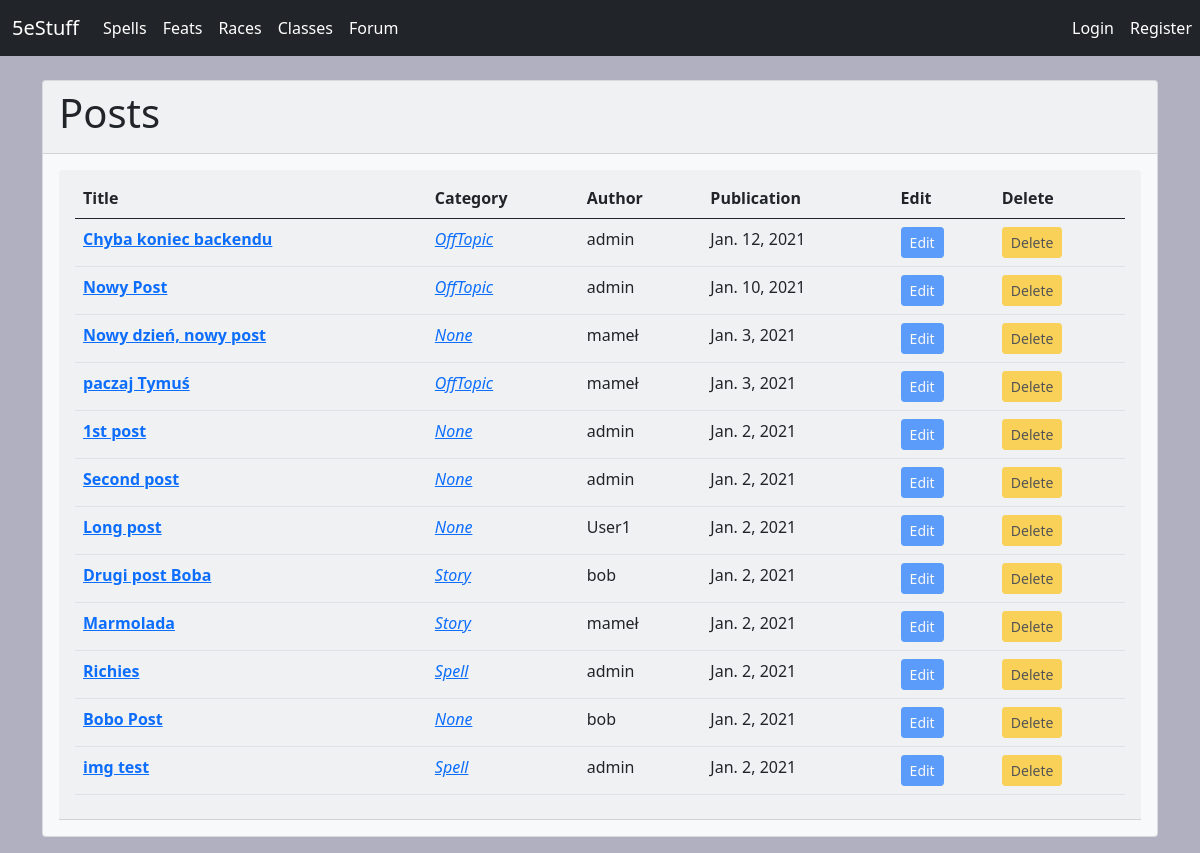
The app's page /forum/ with its own data.
### forum/models.py (models this page shows, shortened)
class Post(models.Model):
    title = models.CharField(max_length=100)
    header_image = models.ImageField(null=True, blank=True, upload_to="images/")
    author = models.ForeignKey(User, on_delete=models.CASCADE)
    body = RichTextField(blank=True, null=True)
    post_date = models.DateField(auto_now_add=True)
    category = models.CharField(max_length=100, default='None')
    likes = models.ManyToManyField(User, related_name='blog_post')

### forum/views.py (the view)
# urls.py: path('forum/', HomeView.as_view(), name="home"),
class HomeView(ListView):
    model = Post
    template_name = 'home.html'
    ordering = ['-post_date']

### forum/templates/home.html (shortened to what this page needs)
{% extends 'base.html'%}
{% block content %}
<div class="card bg-light mb-3">
  <div class="card-header"><h1>Posts</h1></div>
  <div class="card-body">
		<div class="card-header">
		<table class="table">
		  <thead class="thead-dark">
			<tr>
				<th scope="col">Title</th>
				<th scope="col">Category</th>
				<th scope="col">Author</th>
				<th scope="col">Publication</th>
				<th scope="col">Edit</th>
				<th scope="col">Delete</th>
			</tr>
		  </thead>
		  <tbody>
			  {% for post in object_list %}
				<tr>
					<th scope="row"><a href="{% url 'article-detail' post.pk %}"> {{ post.title }} </a> </th>
					<td><a href="{% url 'category' post.category %}"><i>{{ post.category }}</i></a></td>
					<td>{{ post.author }} </td>
					<td>{{ post.post_date }} </td>
					{% if user.is_authenticated and post.author.id == user.id %}
						<td>
						<a href="{% url 'update-post' post.pk %}" class="btn btn-primary btn-sm active" role="button" aria-pressed="true">
							Edit </a></td>
						<td> <a href="{% url 'delete-post' post.pk %}" class="btn btn-warning  btn-sm active" role="button" aria-pressed="true">
							Delete</a></td>
					{% else %}
						<td><a href="{% url 'update-post' post.pk %}" class="btn btn-primary  btn-sm disabled" role="button">
							Edit </a></td>
						<td> <a href="{% url 'delete-post' post.pk %}" class="btn btn-warning btn-sm disabled" role="button">
							Delete	</a></td>
					{% endif %}
				</tr>
			  {% endfor %}
		</tbody>
			</table>
		</div>
  </div>
</div>
{% endblock %}

### forum/templates/base.html (style rules this page uses)
body { background-color: #b0b0c0 }

### records on screen
Post: title "Chyba koniec backendu", category "OffTopic", author "admin", post_date "Jan. 12, 2021"
Post: title "Nowy Post", category "OffTopic", author "admin", post_date "Jan. 10, 2021"
Post: title "Nowy dzień, nowy post", category "None", author "mameł", post_date "Jan. 3, 2021"
Post: title "paczaj Tymuś", category "OffTopic", author "mameł", post_date "Jan. 3, 2021"
Post: title "1st post", category "None", author "admin", post_date "Jan. 2, 2021"
Post: title "Second post", category "None", author "admin", post_date "Jan. 2, 2021"
Post: title "Long post", category "None", author "User1", post_date "Jan. 2, 2021"
Post: title "Drugi post Boba", category "Story", author "bob", post_date "Jan. 2, 2021"
Post: title "Marmolada", category "Story", author "mameł", post_date "Jan. 2, 2021"
Post: title "Richies", category "Spell", author "admin", post_date "Jan. 2, 2021"
Post: title "Bobo Post", category "None", author "bob", post_date "Jan. 2, 2021"
Post: title "img test", category "Spell", author "admin", post_date "Jan. 2, 2021"
